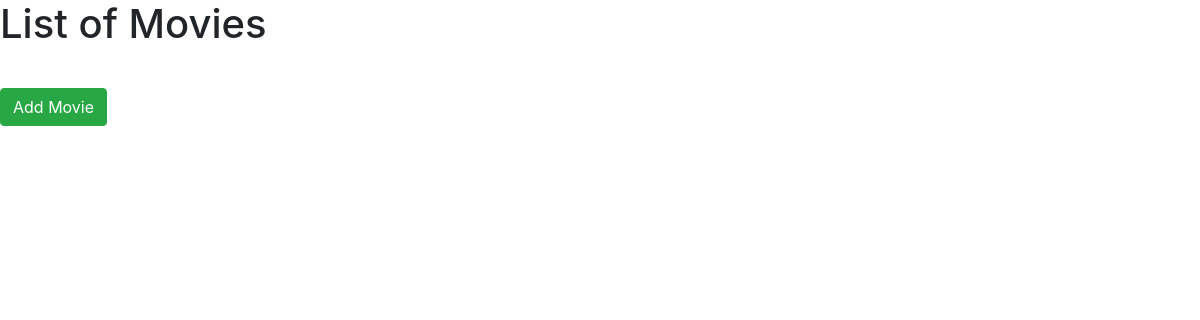
The page /list_movies on the database as committed earlier.
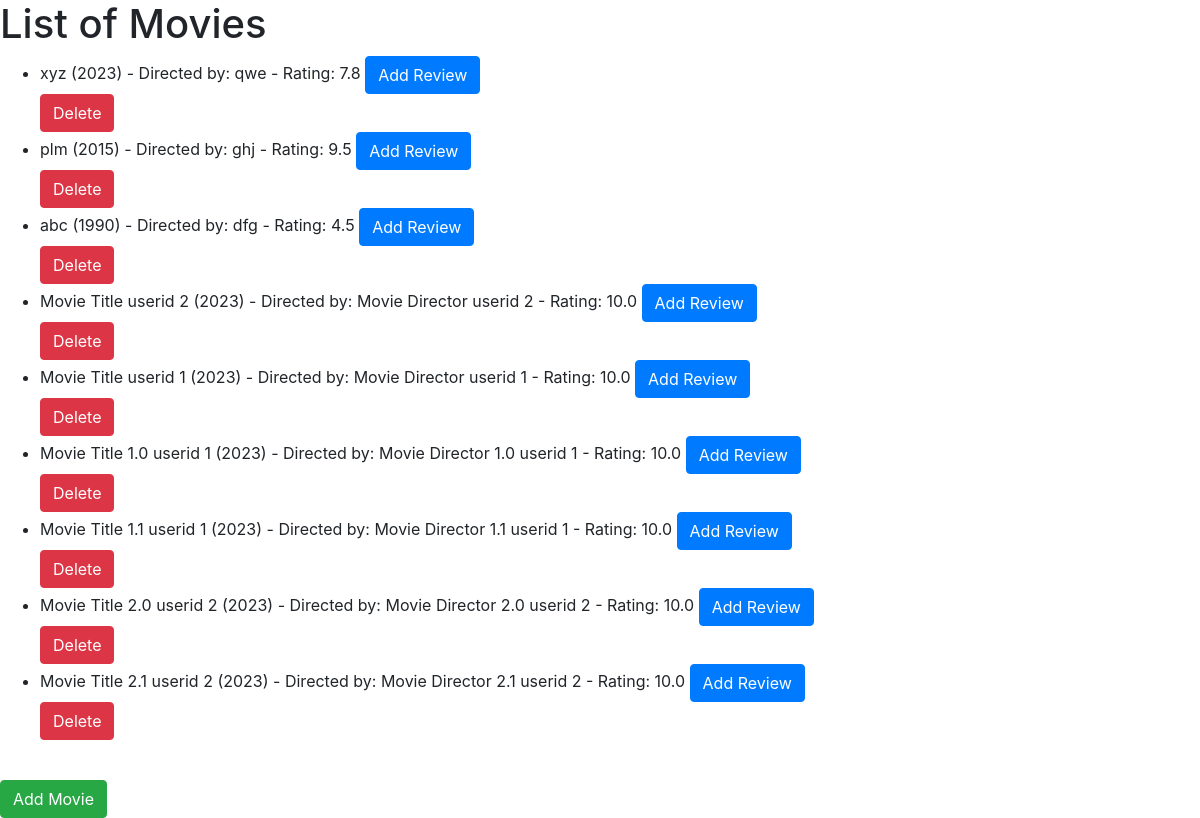
The same page on the database as committed later.
### data_models.py (models this page shows, shortened)
class Movie(db.Model):
    __tablename__ = 'movies'
    movie_id = db.Column(db.Integer, primary_key=True, autoincrement=True)  # primary key, autoincrement
    title = db.Column(db.String(255), nullable=False)  # stores the movie's title
    director = db.Column(db.String(100), nullable=False)  # stores the movie's director
    release_year = db.Column(db.Integer, nullable=False)  # stores the movie's release year
    rating = db.Column(db.Float, nullable=False)  # stores the movie's rating
    favorited_by = db.relationship("User", secondary="user_movie",
                                   back_populates="favorite_movies")

### app.py (the view)
@app.route('/list_movies')
def list_movies():
    movies = Movie.query.all()
    return render_template('list_movies.html', movies=movies)

### templates/list_movies.html (shortened to what this page needs)
<!DOCTYPE html>
<html>
<head>
    <link rel="stylesheet" href="https://stackpath.bootstrapcdn.com/bootstrap/4.3.1/css/bootstrap.min.css">
</head>
<body>
    <h1>List of Movies</h1>
    <ul>
        {% for movie in movies %}
            <li>
                {{ movie.title }} ({{ movie.release_year }}) - Directed by: {{ movie.director }} - Rating: {{ movie.rating }}
                <a href="/add_review?movie_id={{ movie.movie_id }}" class="btn btn-primary">Add Review</a>
                <form method="POST" action="/delete_movie/{{ movie.movie_id }}">
                    <input type="submit" class="btn btn-danger" value="Delete">
                </form>
            </li>
        {% endfor %}
    </ul>
    <br>
    <a href="/add_movie" class="btn btn-success" target="_blank">Add Movie</a>
</body>
</html>

Rows that differ between the two databases and show on the page:
added Movie: title "xyz", release_year "2023", director "qwe", rating "7.8"
added Movie: title "plm", release_year "2015", director "ghj", rating "9.5"
added Movie: title "abc", release_year "1990", director "dfg", rating "4.5"
added Movie: title "Movie Title userid 2", release_year "2023", director "Movie Director userid 2", rating "10.0"
added Movie: title "Movie Title userid 1", release_year "2023", director "Movie Director userid 1", rating "10.0"
added Movie: title "Movie Title 1.0 userid 1", release_year "2023", director "Movie Director 1.0 userid 1", rating "10.0"
added Movie: title "Movie Title 1.1 userid 1", release_year "2023", director "Movie Director 1.1 userid 1", rating "10.0"
added Movie: title "Movie Title 2.0 userid 2", release_year "2023", director "Movie Director 2.0 userid 2", rating "10.0"
added Movie: title "Movie Title 2.1 userid 2", release_year "2023", director "Movie Director 2.1 userid 2", rating "10.0"
